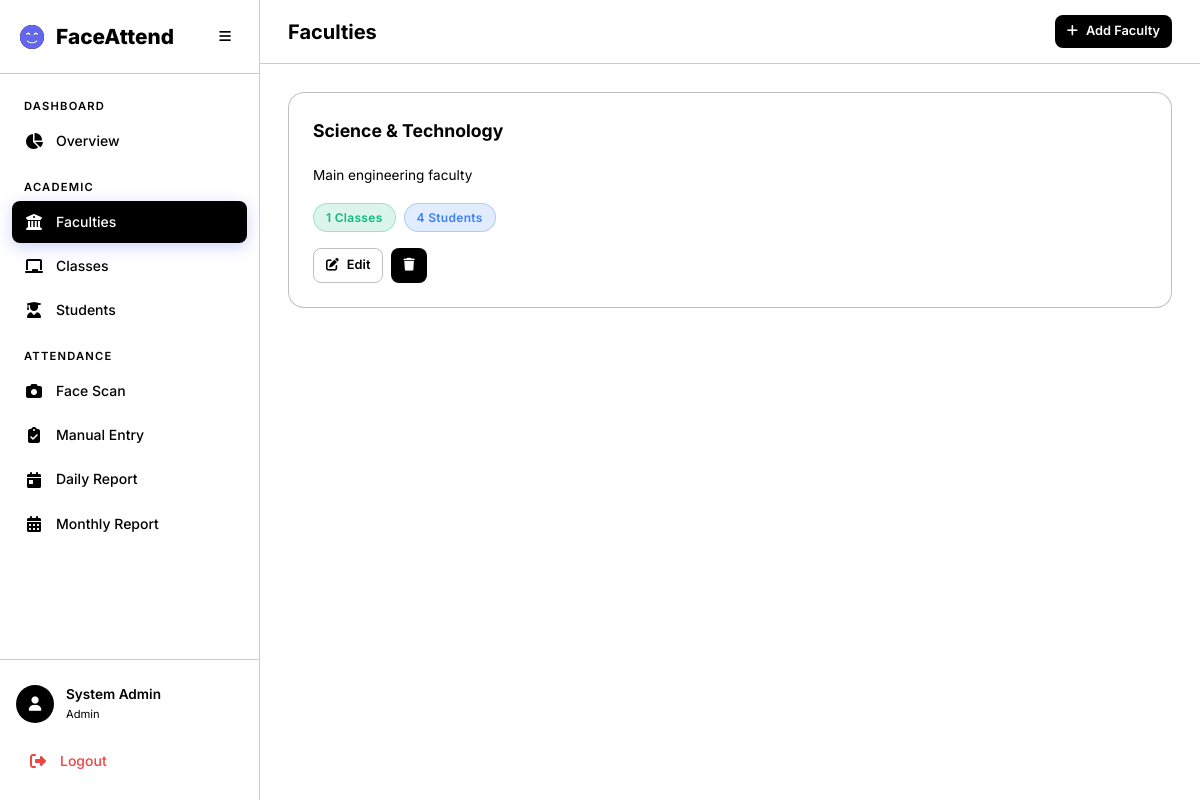
Before: /academics/faculties/ with the older database file.
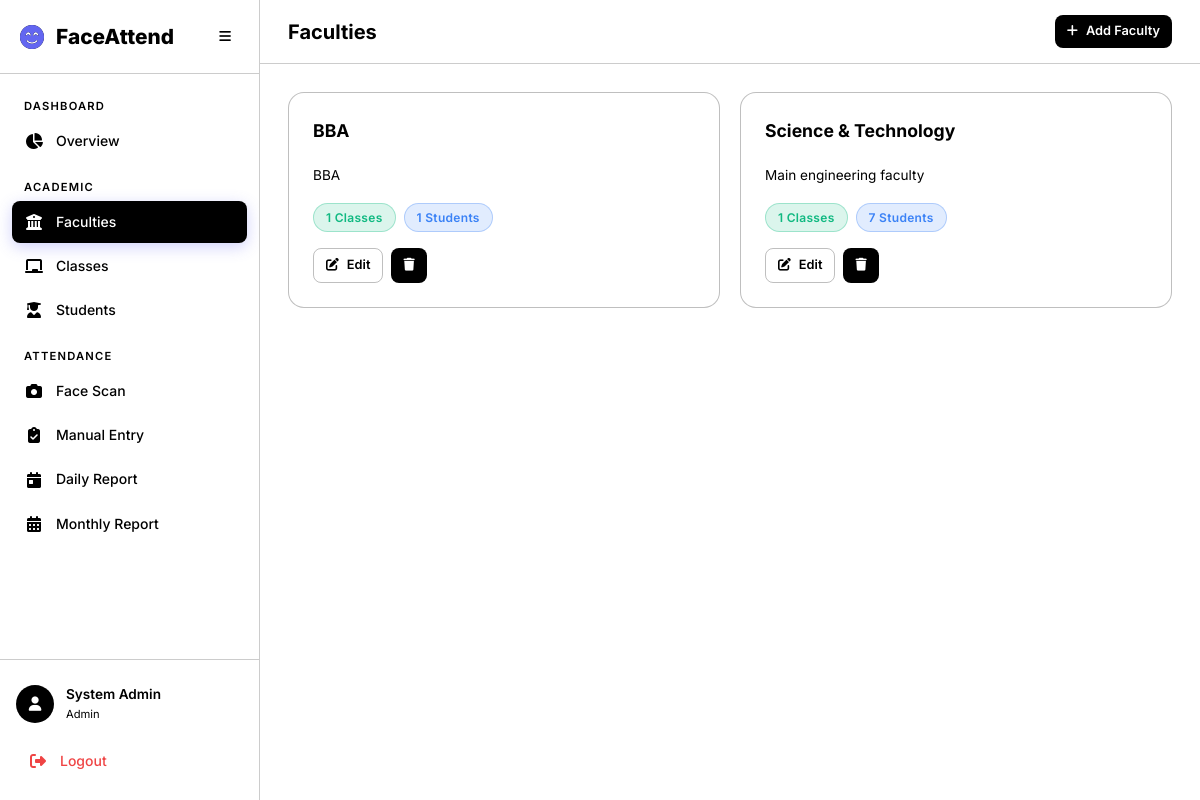
After: the same page with the newer database file.
### academics/models.py (models this page shows, shortened)
class Faculty(models.Model):
    name = models.CharField(max_length=200, unique=True)
    description = models.TextField(blank=True)
    created_at = models.DateTimeField(auto_now_add=True)
    updated_at = models.DateTimeField(auto_now=True)
    class Meta:
        verbose_name_plural = 'Faculties'
        ordering = ['name']

### academics/views.py (the view)
# urls.py: path('faculties/', views.faculty_list, name='faculty_list'),
@login_required
@admin_required
def faculty_list(request):
    faculties = Faculty.objects.annotate(
        class_count=Count('classes', distinct=True),
        student_count=Count('students', distinct=True),
    )
    return render(request, 'academics/faculty_list.html', {'faculties': faculties})

### templates/academics/faculty_list.html (shortened to what this page needs)
{% extends 'base.html' %}
{% block page_title %}Faculties{% endblock %}
{% block top_actions %}
<a href="{% url 'academics:faculty_create' %}" class="btn btn-primary btn-sm">
    <i class="fas fa-plus"></i> Add Faculty
</a>
{% endblock %}
{% block content %}
<div class="grid-3 animate-fade-in">
    {% for f in faculties %}
    <div class="card">
        <div class="card-header">
            <h3 class="card-title">{{ f.name }}</h3>
        </div>
        <p class="text-muted mb-2" style="font-size: 0.85rem;">{{ f.description|default:"No description" }}</p>
        <div class="d-flex gap-1 mb-2">
            <span class="badge badge-present">{{ f.class_count }} Classes</span>
            <span class="badge badge-informed">{{ f.student_count }} Students</span>
        </div>
        <div class="d-flex gap-1">
            <a href="{% url 'academics:faculty_edit' f.pk %}" class="btn btn-sm btn-outline"><i class="fas fa-edit"></i>
                Edit</a>
            <a href="{% url 'academics:faculty_delete' f.pk %}" class="btn btn-sm btn-danger"><i
                    class="fas fa-trash"></i></a>
        </div>
    </div>
    {% empty %}
    <div class="empty-state" style="grid-column: 1/-1;">
        <i class="fas fa-building-columns"></i>
        <p>No faculties created yet.</p>
        <a href="{% url 'academics:faculty_create' %}" class="btn btn-primary">Create Faculty</a>
    </div>
    {% endfor %}
</div>
{% endblock %}

Changed rows visible on the page:
added Faculty: name "BBA", description "BBA", class_count "1", student_count "1"
computed for Faculty "Science & Technology": student_count "4" → "7"
